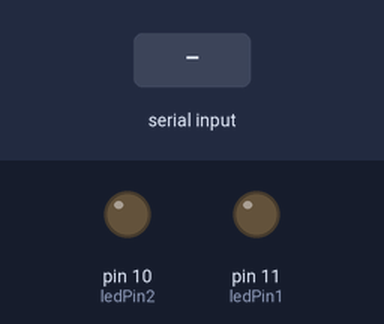
Recording of a sketch running on a simulated Arduino Uno, built with avr-gcc and run on an emulated ATmega328P. On the bench: output pins drawn as LEDs (lit = HIGH). Inputs (shaded band) come from the test bench.

Above: at 1.2 s.
1.3 s: "a" received over Serial
At 2.8 s:
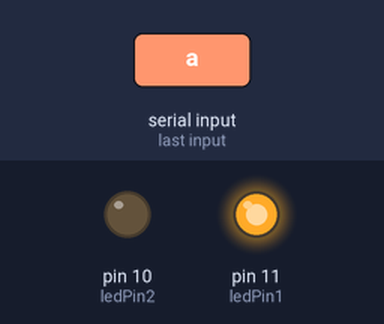
4.3 s: "d" received over Serial
At 5.4 s:
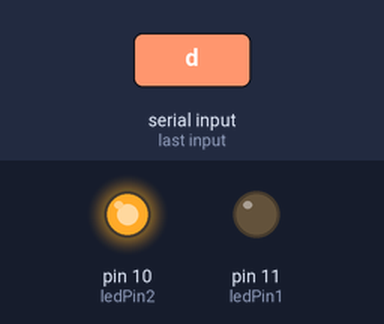
Timing chart, 0 to 7.5 s (numbered marks = the images above; inputs shaded):
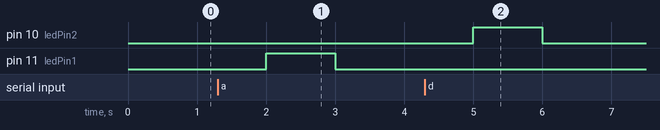

The sketch:

projetoSerial.ino
```cpp
int ledPin1=11;
int ledPin2=10;
char c;

void setup(){

  Serial.begin(9600);

  pinMode(ledPin1,OUTPUT);
  pinMode(ledPin2,OUTPUT);

}

void loop(){

  //inicializa uma variavel do tipo char chamada tecla
  char tecla;

  // armazena em "tecla" o retorno da função read()
  //essa função lê um valor que é escrito na porta serial
  tecla = Serial.read();

  //verfica se a tecla digitada é igual a l (liga)
  //se for igual entra na condiçao e liga o led
  if(tecla == 'a')
  {
    digitalWrite(ledPin1, HIGH);
  }

  else if(tecla == 'd')

  {
    digitalWrite(ledPin1, LOW);
    digitalWrite(ledPin2,HIGH);
  }
  else {
    digitalWrite(ledPin1,LOW);
    digitalWrite(ledPin2,LOW);
  }

  delay(1000);

}
```

Measured:
- after the input at 1.3 s, pin 11 (ledPin1): LOW → HIGH after 0.70 s, → LOW 1.0 s later
- after the input at 4.3 s, pin 10 (ledPin2): LOW → HIGH after 0.70 s, → LOW 1.0 s later
